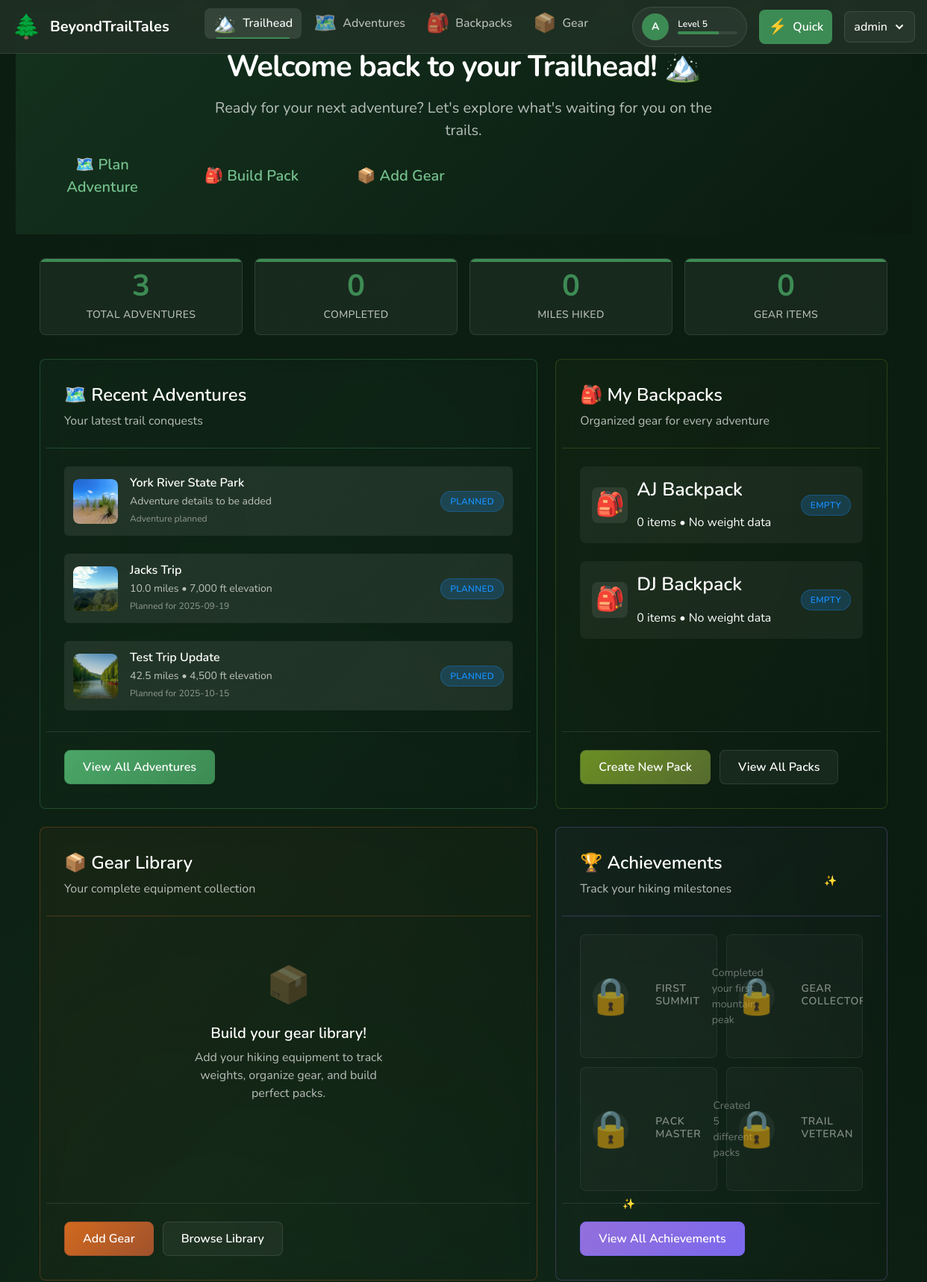
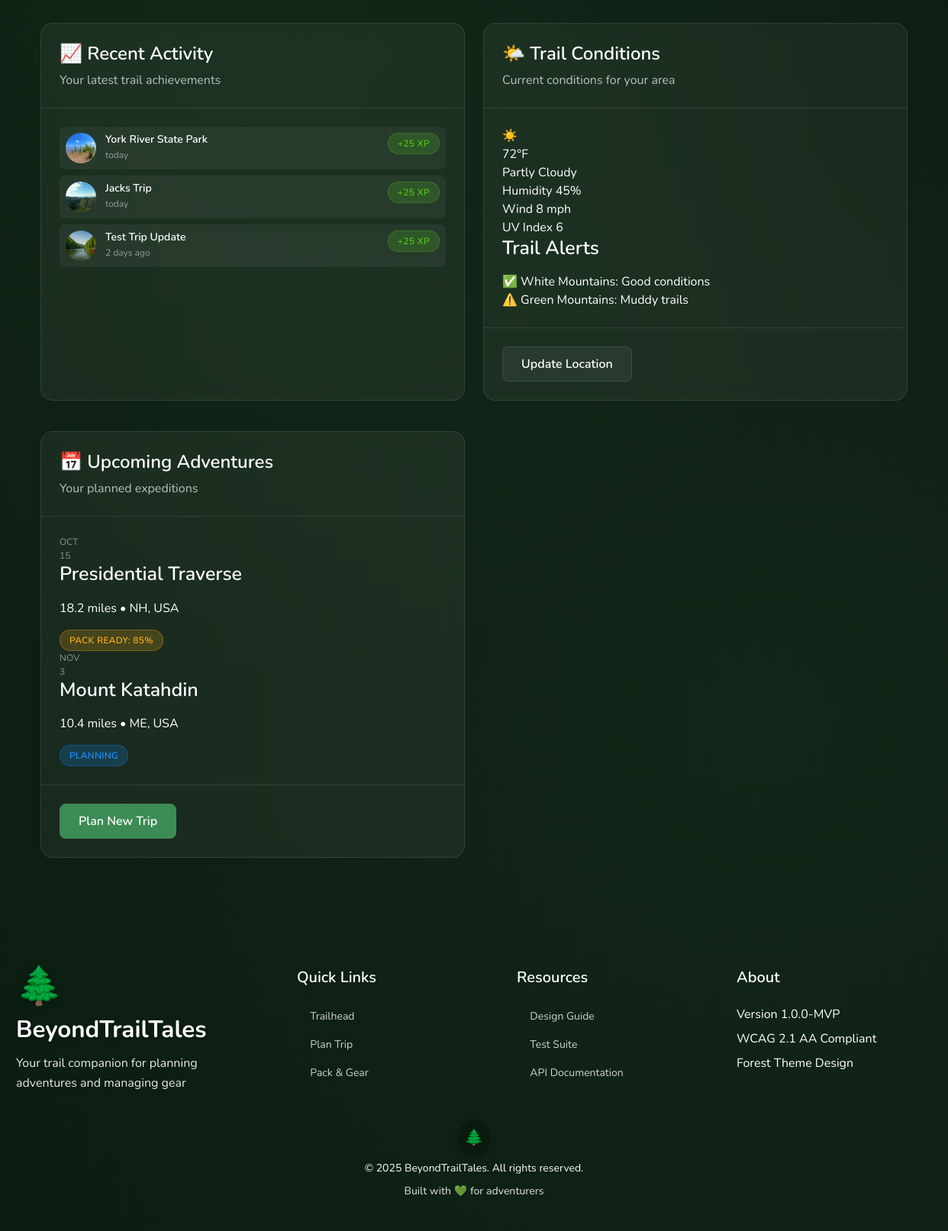
The page / (signed in) on the database its author committed (2 pictures, top to bottom).
### tables this page shows
CREATE TABLE "trips" (
id INTEGER PRIMARY KEY AUTOINCREMENT,
title TEXT NOT NULL,
location TEXT,
start_date TEXT,
end_date TEXT,
distance REAL,
distance_unit TEXT DEFAULT 'miles',
elevation_gain REAL,
difficulty TEXT,
trip_type TEXT,
description TEXT,
backpack_id INTEGER,
completed INTEGER DEFAULT 0,
favorite INTEGER DEFAULT 0,
image_url TEXT,
image_alt TEXT,
user_id INTEGER NOT NULL,
created_at TEXT DEFAULT CURRENT_TIMESTAMP,
updated_at TEXT DEFAULT CURRENT_TIMESTAMP, permit_required INTEGER DEFAULT 0, permit_info TEXT, water_sources TEXT, camping_type TEXT, expected_weather TEXT, trail_conditions TEXT, emergency_contact TEXT, trailhead_parking TEXT, photo_path TEXT, photo_alt_text TEXT, pre_trip_notes TEXT, post_trip_notes TEXT, lessons_learned TEXT, permit_cost REAL, parking_cost REAL, cell_coverage VARCHAR(50), crowd_level VARCHAR(50),
FOREIGN KEY (backpack_id) REFERENCES backpacks(id) ON DELETE SET NULL,
FOREIGN KEY (user_id) REFERENCES users(id) ON DELETE CASCADE
);

CREATE TABLE "backpacks" (
id INTEGER PRIMARY KEY AUTOINCREMENT,
name TEXT NOT NULL,
description TEXT,
capacity INTEGER DEFAULT 65,
base_weight REAL DEFAULT 0,
image_url TEXT,
image_alt TEXT,
user_id INTEGER NOT NULL,
created_at TEXT DEFAULT CURRENT_TIMESTAMP,
updated_at TEXT DEFAULT CURRENT_TIMESTAMP, capacity_l REAL, weight_empty_g REAL, type TEXT DEFAULT 'custom', tags TEXT, sections TEXT,
FOREIGN KEY (user_id) REFERENCES users(id) ON DELETE CASCADE
);

### dashboard.php (the view, shortened to what the rows shown need)
<?php
require_once __DIR__ . '/app/bootstrap.php';
require_once __DIR__ . '/api/classes/Database.php';
$db = Database::getInstance();
$user_id = $_SESSION['user_id'];
try {
    $recentTripsData = $db->fetchAll("
        SELECT id, title, distance, elevation_gain, start_date, completed, photo_path, photo_alt_text,
               CASE
                 WHEN completed = 1 THEN 'Completed ' ||
                   CASE
                     WHEN start_date > datetime('now', '-1 day') THEN 'today'
                     WHEN start_date > datetime('now', '-2 days') THEN '1 day ago'
                     WHEN start_date > datetime('now', '-7 days') THEN substr(cast((julianday('now') - julianday(start_date)) as int), 1, 1) || ' days ago'
                     WHEN start_date > datetime('now', '-30 days') THEN substr(cast((julianday('now') - julianday(start_date))/7 as int), 1, 1) || ' weeks ago'
                     ELSE 'some time ago'
                   END
                 ELSE 'Planned for ' || date(start_date)
               END as status_text
        FROM trips
        WHERE user_id = ?
        ORDER BY CASE WHEN completed = 1 THEN start_date ELSE updated_at END DESC
        LIMIT 6", [$user_id]);
    $recentBackpacks = $db->fetchAll("
        SELECT b.id, b.name, b.description, b.created_at, b.updated_at,
               COUNT(DISTINCT bg.gear_id) as item_count,
               COALESCE(SUM(CASE WHEN g.weight_g IS NOT NULL THEN g.weight_g ELSE 0 END), 0) as total_weight_g
        FROM backpacks b
        LEFT JOIN backpack_gear bg ON b.id = bg.backpack_id
        LEFT JOIN user_gear g ON bg.gear_id = g.id AND g.deleted_at IS NULL
        WHERE b.user_id = ?
        GROUP BY b.id, b.name, b.description, b.created_at, b.updated_at
        ORDER BY b.updated_at DESC", [$user_id]);
} catch (Exception $e) {
    error_log("Dashboard data fetch error: " . $e->getMessage());
    $dashboardStats = [
        'trips_count' => 0,
        'completed_trips' => 0,
        'total_miles' => 0,
        'gear_items' => 0,
        'backpacks' => 0,
        'upcoming_trips' => 0
    ];
    $recentActivity = [];
    $recentTripsData = [];
    $recentBackpacks = [];
    $recentGearItems = [];
}
require_once __DIR__ . '/includes/template-header.php';
?>
<div class="modern-dashboard-hero modern-animate-slide-in">
    <div class="modern-dashboard-hero-content">
            <h1 class="modern-dashboard-hero-title">Welcome back to your Trailhead! 🏔️</h1>
    </div>
</div>
<div class="dashboard-primary-grid animate-fade-in-up animate-delay-500">
    <div class="card card-adventures dashboard-card dashboard-card-adventures animate-float">
        <div class="card-header">
            <h2 class="card-title">🗺️ Recent Adventures</h2>
        </div>
        <div class="card-body">
            <?php
            if (!empty($recentTripsData)): ?>
                <div class="recent-trips-list">
                    <?php foreach ($recentTripsData as $trip): ?>
                        <div class="trip-item" onclick="location.href='<?php echo route_url('trips'); ?>?view=<?= $trip['id'] ?? '' ?>'">
                            <?php if (!empty($trip['photo_path']) && file_exists(__DIR__ . '/' . $trip['photo_path'])): ?>
                                <div class="trip-photo">
                                    <img src="<?= htmlspecialchars($trip['photo_path']) ?>"
                                         alt="<?= htmlspecialchars($trip['photo_alt_text'] ?? 'Trip photo') ?>"
                                         class="trip-photo-img"
                                         onerror="this.parentElement.innerHTML='<div class=\'trip-icon\'><?= $trip['completed'] ? '⛰️' : '🗺️' ?></div>'">
                                </div>
                            <?php else: ?>
                                <div class="trip-icon"><?= $trip['completed'] ? '⛰️' : '🗺️' ?></div>
                            <?php endif; ?>
                            <div class="trip-info">
                                <h4><?= htmlspecialchars($trip['title'] ?? 'Untitled Adventure') ?></h4>
                                <p>
                                    <?php if (($trip['distance'] ?? 0) > 0): ?>
                                        <?= number_format($trip['distance'], 1) ?> miles
                                        <?php if (($trip['elevation_gain'] ?? 0) > 0): ?>
                                            • <?= number_format($trip['elevation_gain']) ?> ft elevation
                                        <?php endif; ?>
                                    <?php else: ?>
                                        Adventure details to be added
                                    <?php endif; ?>
                                </p>
                                <span class="trip-date"><?= htmlspecialchars($trip['status_text'] ?? 'Adventure planned') ?></span>
                            </div>
                            <div class="trip-badge">
                                <?php if ($trip['completed']): ?>
                                    <span class="badge badge-success">Completed</span>
                                <?php else: ?>
                                    <span class="badge badge-info">Planned</span>
                                <?php endif; ?>
                            </div>
                        </div>
                    <?php endforeach; ?>
                </div>
            <?php endif; ?>
        </div>
    </div>
    <div class="card card-backpacks dashboard-card dashboard-card-backpacks animate-float">
        <div class="card-header">
            <h2 class="card-title">🎒 My Backpacks</h2>
        </div>
        <div class="card-body">
            <?php
            if (!empty($recentBackpacks)): ?>
                <div class="pack-preview-grid">
                    <?php foreach ($recentBackpacks as $pack): ?>
                        <div class="pack-preview" onclick="location.href='<?php echo route_url('backpacks'); ?>?view=<?= $pack['id'] ?>'">
                            <div class="pack-icon">🎒</div>
                            <div style="flex: 1;">
                                <h4><?= htmlspecialchars($pack['name'] ?? 'Unnamed Pack') ?></h4>
                                <p>
                                    <?= (int)$pack['item_count'] ?> items •
                                    <?php
                                    $weightLbs = round(($pack['total_weight_g'] ?? 0) / 453.592, 1);
                                    echo $weightLbs > 0 ? $weightLbs . ' lbs' : 'No weight data';
                                    ?>
                                </p>
                            </div>
                            <span class="pack-status badge <?= $pack['item_count'] > 0 ? 'badge-success' : 'badge-info' ?>">
                                <?= $pack['item_count'] > 0 ? 'Ready' : 'Empty' ?>
                            </span>
                        </div>
                    <?php endforeach; ?>
                </div>
            <?php endif; ?>
        </div>
    </div>
    <div class="card card-gear dashboard-card dashboard-card-gear animate-float">
        <div class="card-header">
            <h2 class="card-title">📦 Gear Library</h2>
        </div>
    </div>
    <div class="card card-progress dashboard-card dashboard-card-progress animate-float twinkle-stars">
        <div class="card-header">
            <h2 class="card-title">🏆 Achievements</h2>
        </div>
    </div>
</div>
<div class="dashboard-secondary-grid animate-fade-in-up animate-delay-700">
    <div class="card animate-float">
        <div class="card-header">
            <h2 class="card-title">📈 Recent Activity</h2>
        </div>
    </div>
    <div class="card animate-float">
        <div class="card-header">
            <h2 class="card-title">🌤️ Trail Conditions</h2>
        </div>
    </div>
    <div class="card animate-float">
        <div class="card-header">
            <h2 class="card-title">📅 Upcoming Adventures</h2>
        </div>
    </div>
</div>
<?php require_once __DIR__ . '/includes/template-footer.php'; ?>

### rows shown on the page
trips: photo_path (picture), title "York River State Park", distance "Adventure details to be added", status_text "Adventure planned", completed "PLANNED"
trips: photo_path (picture), title "Jacks Trip", distance "10.0", elevation_gain "7,000", status_text "Planned for 2025-09-19", completed "PLANNED"
trips: photo_path (picture), title "Test Trip Update", distance "42.5", elevation_gain "4,500", status_text "Planned for 2025-10-15", completed "PLANNED"
backpacks: name "AJ Backpack", item_count "0"
backpacks: name "DJ Backpack", item_count "0"

### other values the page prints
substr($currentUser['username'] ?? $currentUser['email'], 0, 1) "A"
$userLevel "5"
$currentUser['username'] "admin"
$dashboardStats['trips_count'] "3"
$dashboardStats['completed_trips'] "0"
$dashboardStats['total_miles'] "0"
$dashboardStats['gear_items'] "0"
$achievement['title'] "FIRST SUMMIT"
$achievement['description'] "Completed your first mountain peak"
$achievement['title'] "GEAR…"
$achievement['title'] "PACK MASTER"
$achievement['description'] "Created 5 different packs"
$achievement['title'] "TRAIL VETERAN"
$activity['title'] "York River State Park"
$activity['date'] "today"
